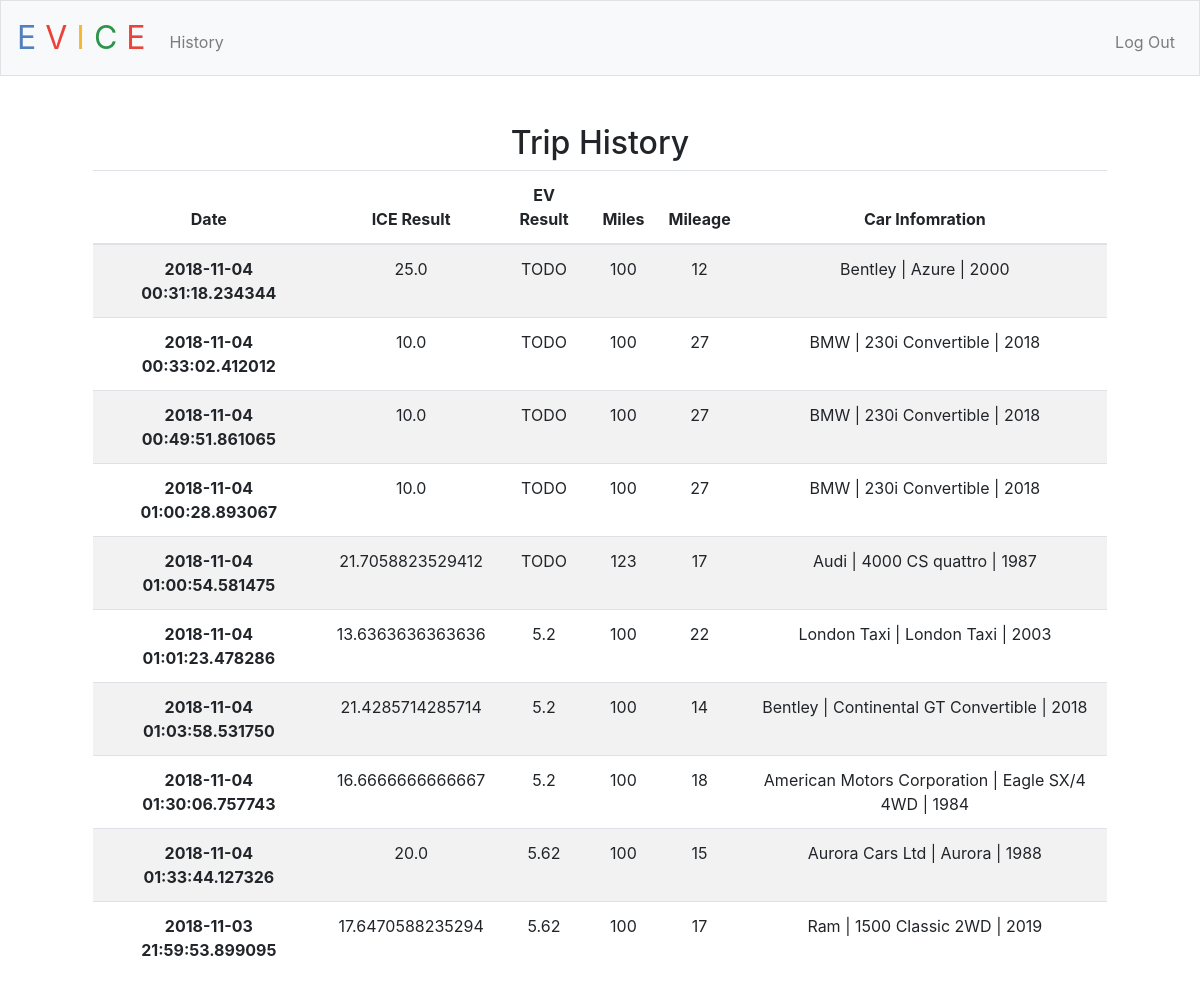
The app's page /history (signed in), older data.
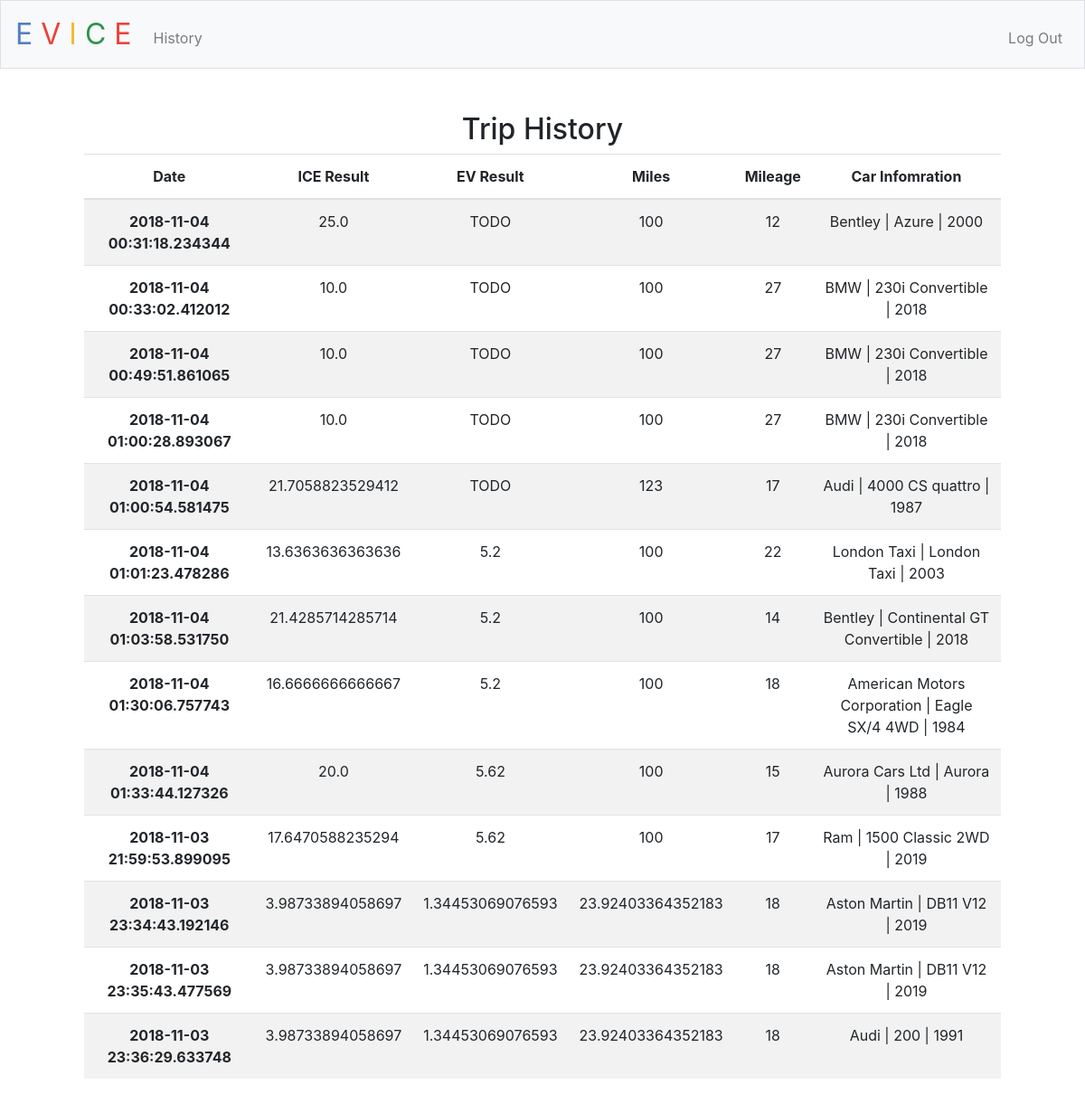
The same page, newer data.
### application.py (models this page shows, shortened)
class Post(db.Model):
    id = db.Column(db.Integer, primary_key=True)
    model = db.Column(db.String(100), nullable=False)
    year = db.Column(db.String(100), nullable=False)
    make = db.Column(db.String(100), nullable=False)
    date_posted = db.Column(db.DateTime, nullable=False,
                            default=datetime.now)
    mileage = db.Column(db.String(100), nullable=False)
    result = db.Column(db.Text, nullable=False)
    price = db.Column(db.String(100), nullable=False)
    miles = db.Column(db.String(100), nullable=False)
    ev_result = db.Column(db.Text, nullable=False)
    user_id = db.Column(db.Integer, db.ForeignKey('user.id'), nullable=False)

### application.py (the view)
@app.route("/history")
@login_required
def history():
    userid = session["user_id"]
    result = Post.query.filter_by(user_id=userid).all()
    return render_template("history.html", result=result)

### application.py (called while the page is built)
@app.after_request
def after_request(response):
    response.headers["Cache-Control"] = "no-cache, no-store, must-revalidate"
    response.headers["Expires"] = 0
    response.headers["Pragma"] = "no-cache"
    return response

### helpers.py (called while the page is built)
def login_required(f):
    @wraps(f)
    def decorated_function(*args, **kwargs):
        if session.get("user_id") is None:
            return redirect("/login")
        return f(*args, **kwargs)
    return decorated_function

### templates/history.html (shortened to what this page needs)
{% extends "layout.html" %} {% block title %} History {% endblock %} {% block main %}
<h2> Trip History </h2>
<div class="container-fluid">
    <table class="table table-striped">
        <thead>
            <tr>
                <th scope="col"> Date </th>
                <th scope="col"> ICE Result</th>
                <th scope="col">EV Result </th>
                <th scope="col"> Miles </th>
                <th scope="col"> Mileage </th>
                <th scope="col"> Car Infomration </th>
            </tr>
        </thead>
        <tbody>
            {% for category in result %}
            <tr>
                <th scope="col"> {{ category.date_posted }} </th>
                <td scope="col"> {{ category.result }} </td>
                <td scope="col"> {{ category.ev_result }} </td>
                <td scope="col"> {{ category.miles }} </td>
                <td scope="col"> {{ category.mileage }} </td>
                <td scope="col"> {{ category.make }} | {{ category.model }} | {{ category.year }}</td>
            </tr>
            {% endfor %}
        </tbody>
    </table>
</div>
{% endblock %}

### templates/layout.html (shortened to what this page needs)
<!DOCTYPE html>
<html lang="en">
<head>
    <link href="https://maxcdn.bootstrapcdn.com/bootstrap/4.1.3/css/bootstrap.min.css" rel="stylesheet">
    <link href="/static/styles.css" rel="stylesheet">
</head>
<body>
    <nav class="navbar navbar-expand-md navbar-light bg-light border">
        <a class="navbar-brand" href="/">
            <span class="blue">E</span>
            <span class="red">V</span>
            <span class="yellow">I</span>
            <span class="green">C</span>
            <span class="red">E</span>
        </a>
        <div class="collapse navbar-collapse" id="navbar">
            {% if session.user_id %}
            <ul class="navbar-nav mr-auto mt-2">
                <li class="nav-item">
                    <a class="nav-link" href="/history">History</a>
                </li>
            </ul>
            <ul class="navbar-nav ml-auto mt-2">
                <li class="nav-item">
                    <a class="nav-link" href="/logout">Log Out</a>
                </li>
            </ul>
            {% endif %}
        </div>
    </nav>
    <main class="container p-5">
        {% block main %}{% endblock %}
    </main>
</body>
</html>

### static/styles.css (style rules this page uses)
nav .navbar-brand { font-size: xx-large; }
nav .navbar-brand .blue { color: #537fbe; }
nav .navbar-brand .red { color: #ea433b; }
nav .navbar-brand .yellow { color: #f5b82e; }
nav .navbar-brand .green { color: #2e944b; }
main { overflow-x: auto; text-align: center; }

Row changes from the older to the newer data that the page shows:
added Post: date_posted "2018-11-03 23:34:43.192146", result "3.98733894058697", ev_result "1.34453069076593", miles "23.92403364352183", mileage "18", make "Aston Martin", model "DB11 V12", year "2019"
added Post: date_posted "2018-11-03 23:35:43.477569", result "3.98733894058697", ev_result "1.34453069076593", miles "23.92403364352183", mileage "18", make "Aston Martin", model "DB11 V12", year "2019"
added Post: date_posted "2018-11-03 23:36:29.633748", result "3.98733894058697", ev_result "1.34453069076593", miles "23.92403364352183", mileage "18", make "Audi", model "200", year "1991"
